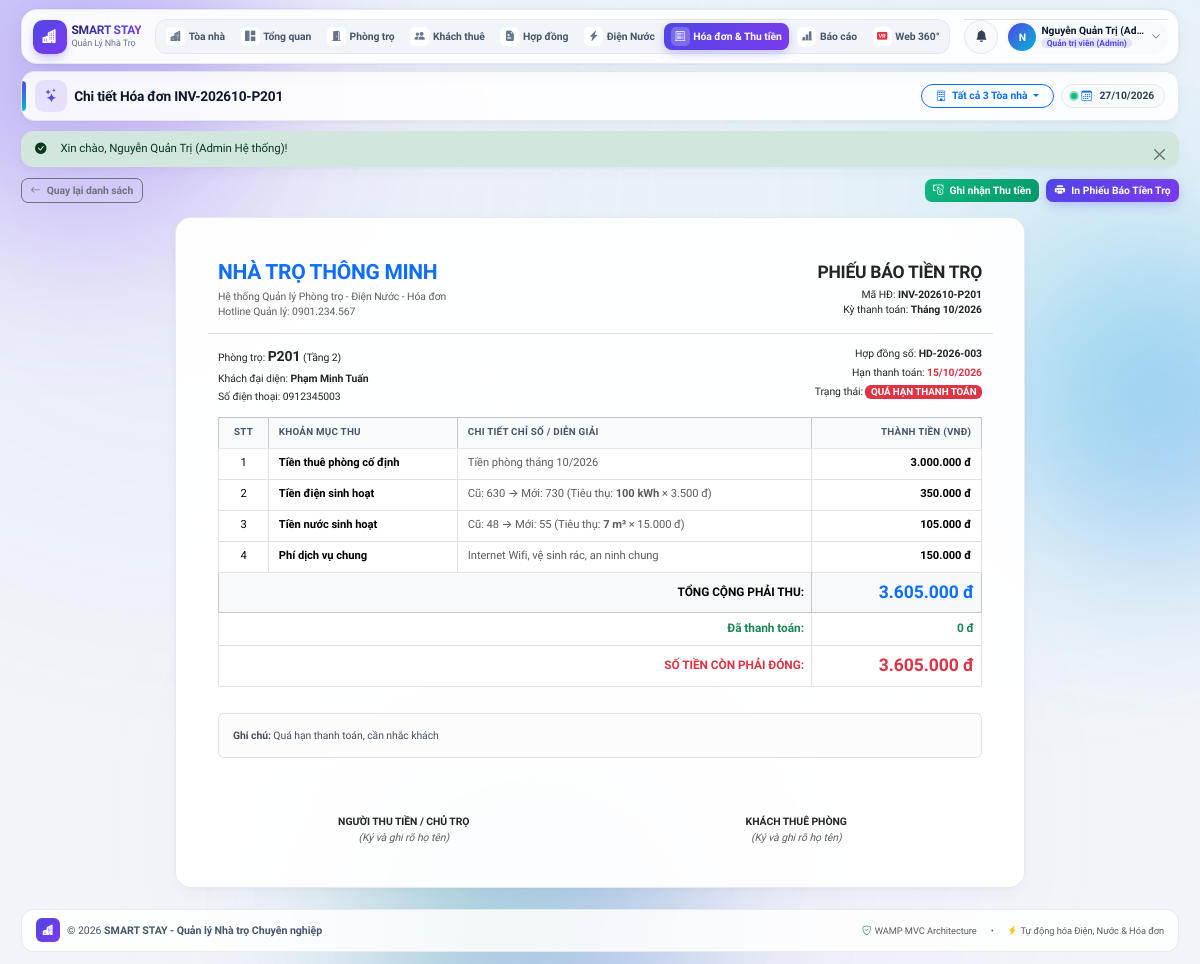
/invoices/detail?id=7 (signed in), run on the app's committed database.
### tables this page shows
CREATE TABLE `invoices` (
  `id` INT UNSIGNED AUTO_INCREMENT PRIMARY KEY,
  `invoice_code` VARCHAR(30) NOT NULL UNIQUE,
  `invoice_type` ENUM('monthly', 'move_in', 'move_out') NOT NULL DEFAULT 'monthly',
  `contract_id` INT UNSIGNED NOT NULL,
  `room_id` INT UNSIGNED NOT NULL,
  `tenant_id` INT UNSIGNED NOT NULL,
  `utility_id` INT UNSIGNED DEFAULT NULL,
  `month` TINYINT UNSIGNED NOT NULL,
  `year` SMALLINT UNSIGNED NOT NULL,
  `room_fee` DECIMAL(12,2) NOT NULL DEFAULT 0.00,
  `electric_fee` DECIMAL(12,2) NOT NULL DEFAULT 0.00,
  `water_fee` DECIMAL(12,2) NOT NULL DEFAULT 0.00,
  `service_fee` DECIMAL(12,2) NOT NULL DEFAULT 0.00,
  `deposit_fee` DECIMAL(12,2) NOT NULL DEFAULT 0.00,
  `deposit_refund` DECIMAL(12,2) NOT NULL DEFAULT 0.00,
  `discount` DECIMAL(12,2) NOT NULL DEFAULT 0.00,
  `total_amount` DECIMAL(12,2) NOT NULL DEFAULT 0.00,
  `paid_amount` DECIMAL(12,2) NOT NULL DEFAULT 0.00,
  `status` ENUM('unpaid', 'partial', 'paid', 'overdue', 'cancelled') NOT NULL DEFAULT 'unpaid',
  `due_date` DATE NOT NULL,
  `notes` TEXT DEFAULT NULL,
  `created_at` DATETIME NOT NULL DEFAULT CURRENT_TIMESTAMP,
  `updated_at` DATETIME NOT NULL DEFAULT CURRENT_TIMESTAMP ON UPDATE CURRENT_TIMESTAMP,
  UNIQUE KEY `uniq_invoice_room_month_year` (`room_id`, `month`, `year`),
  CONSTRAINT `fk_invoices_contract` FOREIGN KEY (`contract_id`) REFERENCES `contracts` (`id`) ON DELETE RESTRICT,
  CONSTRAINT `fk_invoices_room` FOREIGN KEY (`room_id`) REFERENCES `rooms` (`id`) ON DELETE RESTRICT,
  CONSTRAINT `fk_invoices_tenant` FOREIGN KEY (`tenant_id`) REFERENCES `tenants` (`id`) ON DELETE RESTRICT,
  CONSTRAINT `fk_invoices_utility` FOREIGN KEY (`utility_id`) REFERENCES `utilities` (`id`) ON DELETE SET NULL
);

CREATE TABLE `rooms` (
  `id` INT UNSIGNED AUTO_INCREMENT PRIMARY KEY,
  `building_id` INT UNSIGNED NOT NULL DEFAULT 1,
  `room_type_id` INT UNSIGNED NOT NULL DEFAULT 1,
  `room_number` VARCHAR(20) NOT NULL UNIQUE,
  `floor` INT NOT NULL DEFAULT 1,
  `area` DECIMAL(6,2) NOT NULL DEFAULT 20.00,
  `price` DECIMAL(12,2) NOT NULL DEFAULT 2500000.00,
  `max_occupants` INT NOT NULL DEFAULT 2,
  `status` ENUM('available', 'occupied', 'maintenance') NOT NULL DEFAULT 'available',
  `amenities` VARCHAR(255) DEFAULT 'Máy lạnh, Nước nóng, Wifi, Kệ bếp, WC riêng',
  `description` TEXT DEFAULT NULL,
  `created_at` DATETIME NOT NULL DEFAULT CURRENT_TIMESTAMP,
  `updated_at` DATETIME NOT NULL DEFAULT CURRENT_TIMESTAMP ON UPDATE CURRENT_TIMESTAMP
);

CREATE TABLE `tenants` (
  `id` INT UNSIGNED AUTO_INCREMENT PRIMARY KEY,
  `user_id` INT UNSIGNED DEFAULT NULL,
  `full_name` VARCHAR(100) NOT NULL,
  `cccd` VARCHAR(20) NOT NULL UNIQUE,
  `phone` VARCHAR(20) NOT NULL,
  `email` VARCHAR(100) DEFAULT NULL,
  `dob` DATE DEFAULT NULL,
  `gender` ENUM('Nam', 'Nữ', 'Khác') NOT NULL DEFAULT 'Nam',
  `hometown` VARCHAR(150) DEFAULT NULL,
  `occupation` VARCHAR(100) DEFAULT NULL,
  `emergency_contact` VARCHAR(100) DEFAULT NULL,
  `status` ENUM('staying', 'moved_out') NOT NULL DEFAULT 'staying',
  `created_at` DATETIME NOT NULL DEFAULT CURRENT_TIMESTAMP,
  `updated_at` DATETIME NOT NULL DEFAULT CURRENT_TIMESTAMP ON UPDATE CURRENT_TIMESTAMP,
  CONSTRAINT `fk_tenants_user` FOREIGN KEY (`user_id`) REFERENCES `users` (`id`) ON DELETE SET NULL
);

CREATE TABLE `contracts` (
  `id` INT UNSIGNED AUTO_INCREMENT PRIMARY KEY,
  `contract_code` VARCHAR(30) NOT NULL UNIQUE,
  `room_id` INT UNSIGNED NOT NULL,
  `tenant_id` INT UNSIGNED NOT NULL,
  `start_date` DATE NOT NULL,
  `end_date` DATE NOT NULL,
  `deposit_amount` DECIMAL(12,2) NOT NULL DEFAULT 0.00,
  `deposit_status` ENUM('held', 'refunded', 'forfeited') NOT NULL DEFAULT 'held',
  `monthly_rent` DECIMAL(12,2) NOT NULL,
  `electricity_rate` DECIMAL(10,2) NOT NULL DEFAULT 3500.00,
  `water_rate` DECIMAL(10,2) NOT NULL DEFAULT 15000.00,
  `service_fee` DECIMAL(10,2) NOT NULL DEFAULT 150000.00,
  `status` ENUM('active', 'expired', 'terminated') NOT NULL DEFAULT 'active',
  `terminated_at` DATE DEFAULT NULL,
  `termination_reason` VARCHAR(255) DEFAULT NULL,
  `renewal_status` ENUM('none', 'notified', 'renewed', 'declined', 'auto_no_renew') NOT NULL DEFAULT 'none',
  `renewal_months` INT NOT NULL DEFAULT 6,
  `renewal_responded_at` DATETIME DEFAULT NULL,
  `notes` TEXT DEFAULT NULL,
  `created_at` DATETIME NOT NULL DEFAULT CURRENT_TIMESTAMP,
  `updated_at` DATETIME NOT NULL DEFAULT CURRENT_TIMESTAMP ON UPDATE CURRENT_TIMESTAMP,
  CONSTRAINT `fk_contracts_room` FOREIGN KEY (`room_id`) REFERENCES `rooms` (`id`) ON DELETE RESTRICT,
  CONSTRAINT `fk_contracts_tenant` FOREIGN KEY (`tenant_id`) REFERENCES `tenants` (`id`) ON DELETE RESTRICT
);

CREATE TABLE `utilities` (
  `id` INT UNSIGNED AUTO_INCREMENT PRIMARY KEY,
  `room_id` INT UNSIGNED NOT NULL,
  `contract_id` INT UNSIGNED DEFAULT NULL,
  `month` TINYINT UNSIGNED NOT NULL,
  `year` SMALLINT UNSIGNED NOT NULL,
  `old_electric` INT UNSIGNED NOT NULL DEFAULT 0,
  `new_electric` INT UNSIGNED NOT NULL DEFAULT 0,
  `electric_used` INT UNSIGNED NOT NULL DEFAULT 0,
  `electric_rate` DECIMAL(10,2) NOT NULL DEFAULT 3500.00,
  `electric_amount` DECIMAL(12,2) NOT NULL DEFAULT 0.00,
  `old_water` INT UNSIGNED NOT NULL DEFAULT 0,
  `new_water` INT UNSIGNED NOT NULL DEFAULT 0,
  `water_used` INT UNSIGNED NOT NULL DEFAULT 0,
  `water_rate` DECIMAL(10,2) NOT NULL DEFAULT 15000.00,
  `water_amount` DECIMAL(12,2) NOT NULL DEFAULT 0.00,
  `other_fee` DECIMAL(10,2) NOT NULL DEFAULT 150000.00,
  `recorded_at` DATE NOT NULL,
  `created_at` DATETIME NOT NULL DEFAULT CURRENT_TIMESTAMP,
  `updated_at` DATETIME NOT NULL DEFAULT CURRENT_TIMESTAMP ON UPDATE CURRENT_TIMESTAMP,
  UNIQUE KEY `uniq_room_month_year` (`room_id`, `month`, `year`),
  CONSTRAINT `fk_utilities_room` FOREIGN KEY (`room_id`) REFERENCES `rooms` (`id`) ON DELETE CASCADE,
  CONSTRAINT `fk_utilities_contract` FOREIGN KEY (`contract_id`) REFERENCES `contracts` (`id`) ON DELETE SET NULL
);

### app/Views/invoices/detail.php (the view, shortened to what the rows shown need)
<?php
$isAdminOrStaff = CoreHelper::hasRole(['admin', 'staff']);
?>
<div class="d-flex justify-content-between align-items-center mb-3 d-print-none">
    <a href="<?= $isAdminOrStaff ? CoreHelper::url('/invoices/create') : CoreHelper::url('/invoices/my-list') ?>" class="btn btn-outline-secondary btn-sm">
        <i class="bi bi-arrow-left me-1"></i> Quay lại danh sách
    </a>
    <div class="d-flex gap-2">
        <?php if ($isAdminOrStaff && (float) $invoice['remaining_amount'] > 0): ?>
            <button type="button" class="btn btn-success btn-sm" data-bs-toggle="modal" data-bs-target="#quickPayModal">
                <i class="bi bi-cash-coin me-1"></i> Ghi nhận Thu tiền
            </button>
        <?php endif; ?>
        <button type="button" class="btn btn-primary btn-sm" onclick="window.print()">
            <i class="bi bi-printer-fill me-1"></i> In Phiếu Báo Tiền Trọ
        </button>
    </div>
</div>
<div class="card border-0 shadow-sm invoice-print-box mx-auto" style="max-width: 850px;">
    <div class="card-body p-4 p-md-5">
        <div class="row border-bottom pb-3 mb-4 align-items-center">
            <div class="col-sm-7">
                <h4 class="fw-bold text-primary mb-1">NHÀ TRỌ THÔNG MINH</h4>
                <div class="small text-muted">Hệ thống Quản lý Phòng trọ - Điện Nước - Hóa đơn</div>
                <div class="small text-muted">Hotline Quản lý: 0901.234.567</div>
            </div>
            <div class="col-sm-5 text-sm-end mt-3 mt-sm-0">
                <h5 class="fw-bold text-uppercase mb-1">PHIẾU BÁO TIỀN TRỌ</h5>
                <div class="small">Mã HĐ: <strong><?= CoreHelper::e($invoice['invoice_code']) ?></strong></div>
                <div class="small">Kỳ thanh toán: <strong>Tháng <?= (int) $invoice['month'] ?>/<?= (int) $invoice['year'] ?></strong></div>
            </div>
        </div>
        <div class="row mb-4 small">
            <div class="col-sm-6">
                <div class="mb-1">Phòng trọ: <strong class="fs-6 text-dark"><?= CoreHelper::e($invoice['room_number']) ?></strong> (Tầng <?= (int) $invoice['floor'] ?>)</div>
                <div class="mb-1">Khách đại diện: <strong><?= CoreHelper::e($invoice['tenant_name']) ?></strong></div>
                <div>Số điện thoại: <?= CoreHelper::e($invoice['tenant_phone']) ?></div>
            </div>
            <div class="col-sm-6 text-sm-end mt-2 mt-sm-0">
                <div class="mb-1">Hợp đồng số: <strong><?= CoreHelper::e($invoice['contract_code']) ?></strong></div>
                <div class="mb-1">Hạn thanh toán: <strong class="text-danger"><?= CoreHelper::formatDate($invoice['due_date']) ?></strong></div>
                <div>
                    Trạng thái:
                    <?php if ($invoice['status'] === 'paid'): ?>
                        <span class="badge bg-success">ĐÃ THANH TOÁN ĐỦ</span>
                    <?php elseif ($invoice['status'] === 'partial'): ?>
                        <span class="badge bg-warning text-dark">ĐÃ ĐÓNG 1 PHẦN</span>
                    <?php elseif ($invoice['status'] === 'overdue'): ?>
                        <span class="badge bg-danger">QUÁ HẠN THANH TOÁN</span>
                    <?php else: ?>
                        <span class="badge bg-secondary">CHƯA THANH TOÁN</span>
                    <?php endif; ?>
                </div>
            </div>
        </div>
        <div class="table-responsive mb-4">
            <table class="table table-bordered align-middle">
                <thead class="table-light">
                    <tr>
                        <th style="width: 50px;" class="text-center">STT</th>
                        <th>Khoản mục thu</th>
                        <th>Chi tiết chỉ số / Diễn giải</th>
                        <th class="text-end" style="width: 170px;">Thành tiền (VNĐ)</th>
                    </tr>
                </thead>
                <tbody>
                    <tr>
                        <td class="text-center">1</td>
                        <td class="fw-semibold">Tiền thuê phòng cố định</td>
                        <td class="small text-muted">Tiền phòng tháng <?= (int) $invoice['month'] ?>/<?= (int) $invoice['year'] ?></td>
                        <td class="text-end fw-semibold"><?= CoreHelper::formatCurrency($invoice['room_fee']) ?></td>
                    </tr>
                    <tr>
                        <td class="text-center">2</td>
                        <td class="fw-semibold">Tiền điện sinh hoạt</td>
                        <td class="small text-muted">
                            <?php if ($invoice['old_electric'] !== null): ?>
                                Cũ: <?= (int) $invoice['old_electric'] ?> &rarr; Mới: <?= (int) $invoice['new_electric'] ?>
                                (Tiêu thụ: <strong><?= (int) $invoice['electric_used'] ?> kWh</strong> &times; <?= CoreHelper::formatCurrency($invoice['electric_rate']) ?>)
                            <?php else: ?>
                                Theo chỉ số điện tiêu thụ trong tháng
                            <?php endif; ?>
                        </td>
                        <td class="text-end fw-semibold"><?= CoreHelper::formatCurrency($invoice['electric_fee']) ?></td>
                    </tr>
                    <tr>
                        <td class="text-center">3</td>
                        <td class="fw-semibold">Tiền nước sinh hoạt</td>
                        <td class="small text-muted">
                            <?php if ($invoice['old_water'] !== null): ?>
                                Cũ: <?= (int) $invoice['old_water'] ?> &rarr; Mới: <?= (int) $invoice['new_water'] ?>
                                (Tiêu thụ: <strong><?= (int) $invoice['water_used'] ?> m&sup3;</strong> &times; <?= CoreHelper::formatCurrency($invoice['water_rate']) ?>)
                            <?php else: ?>
                                Theo chỉ số nước tiêu thụ trong tháng
                            <?php endif; ?>
                        </td>
                        <td class="text-end fw-semibold"><?= CoreHelper::formatCurrency($invoice['water_fee']) ?></td>
                    </tr>
                    <tr>
                        <td class="text-center">4</td>
                        <td class="fw-semibold">Phí dịch vụ chung</td>
                        <td class="small text-muted">Internet Wifi, vệ sinh rác, an ninh chung</td>
                        <td class="text-end fw-semibold"><?= CoreHelper::formatCurrency($invoice['service_fee']) ?></td>
                    </tr>
                </tbody>
                <tfoot>
                    <tr class="table-light">
                        <th colspan="3" class="text-end">TỔNG CỘNG PHẢI THU:</th>
                        <th class="text-end fs-5 text-primary"><?= CoreHelper::formatCurrency($invoice['total_amount']) ?></th>
                    </tr>
                    <tr>
                        <th colspan="3" class="text-end text-success">Đã thanh toán:</th>
                        <th class="text-end text-success"><?= CoreHelper::formatCurrency($invoice['paid_amount']) ?></th>
                    </tr>
                    <tr>
                        <th colspan="3" class="text-end text-danger">SỐ TIỀN CÒN PHẢI ĐÓNG:</th>
                        <th class="text-end fs-5 text-danger"><?= CoreHelper::formatCurrency($invoice['remaining_amount']) ?></th>
                    </tr>
                </tfoot>
            </table>
        </div>
        <?php if (!empty($invoice['notes'])): ?>
            <div class="alert alert-light border small mb-4">
                <strong>Ghi chú:</strong> <?= CoreHelper::e($invoice['notes']) ?>
            </div>
        <?php endif; ?>
        <div class="row mt-5 pt-3 text-center small">
            <div class="col-6">
                <div class="fw-bold">NGƯỜI THU TIỀN / CHỦ TRỌ</div>
                <div class="text-muted fst-italic">(Ký và ghi rõ họ tên)</div>
            </div>
            <div class="col-6">
                <div class="fw-bold">KHÁCH THUÊ PHÒNG</div>
                <div class="text-muted fst-italic">(Ký và ghi rõ họ tên)</div>
            </div>
        </div>
    </div>
</div>

### data on the page
invoices: invoice_code "INV-202610-P201", month "10", year "2026", room.room_number "P201", room.floor "2", tenant.full_name "Phạm Minh Tuấn", tenant.phone "0912345003", contract.contract_code "HD-2026-003", due_date "15/10/2026", room_fee "3.000.000 đ", utility.old_electric "630", utility.new_electric "730", utility.electric_used "100", utility.electric_rate "3.500 đ", electric_fee "350.000 đ", utility.old_water "48", utility.new_water "55", utility.water_used "7", utility.water_rate "15.000 đ", water_fee "105.000 đ", service_fee "150.000 đ", total_amount "3.605.000 đ", paid_amount "0 đ", notes "Quá hạn thanh toán, cần nhắc khách"

### other printed values
CoreHelper::e($currentUser['full_name']) "Nguyễn Quản Trị (Ad…"
$roleBadge['label'] "Quản trị viên (Admin)"
CoreHelper::e($pageTitle ?? 'Bảng điều khiển') "Chi tiết Hóa đơn INV-202610-P201"
CoreHelper::e($flash['message']) "Xin chào, Nguyễn Quản Trị (Admin Hệ thống)!"
CoreHelper::formatCurrency($invoice['remaining_amount']) "3.605.000 đ"
